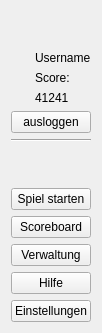
         <widget class="QFrame" name="sidebar">
          <property name="maximumSize">
           <size>
            <width>95</width>
            <height>16777215</height>
           </size>
          </property>
          <layout class="QVBoxLayout" name="verticalLayout">
           <item>
            <spacer name="verticalSpacer">
             <property name="orientation">
              <enum>Qt::Vertical</enum>
             </property>
             <property name="sizeHint" stdset="0">
              <size>
               <width>20</width>
               <height>40</height>
              </size>
             </property>
            </spacer>
           </item>
           <item>
            <layout class="QGridLayout" name="gridUser">
             <item row="0" column="1">
              <widget class="QLabel" name="label">
               <property name="maximumSize">
                <size>
                 <width>16777215</width>
                 <height>50</height>
                </size>
               </property>
               <property name="text">
                <string>Username</string>
               </property>
              </widget>
             </item>
             <item row="2" column="1">
              <widget class="QLabel" name="label_4">
               <property name="maximumSize">
                <size>
                 <width>16777215</width>
                 <height>50</height>
                </size>
               </property>
               <property name="text">
                <string>41241</string>
               </property>
              </widget>
             </item>
             <item row="1" column="1">
              <widget class="QLabel" name="label_2">
               <property name="maximumSize">
                <size>
                 <width>16777215</width>
                 <height>50</height>
                </size>
               </property>
               <property name="text">
                <string>Score:</string>
               </property>
              </widget>
             </item>
             <item row="0" column="0" rowspan="3">
              <widget class="QLabel" name="imgAvatar">
               <property name="maximumSize">
                <size>
                 <width>72</width>
                 <height>72</height>
                </size>
               </property>
               <property name="text">
                <string/>
               </property>
               <property name="pixmap">
                <pixmap resource="src.qrc">:/Facy-Client/images/phAvatar.png</pixmap>
               </property>
               <property name="scaledContents">
                <bool>true</bool>
               </property>
              </widget>
             </item>
            </layout>
           </item>
           <item>
            <widget class="QPushButton" name="btnLogout">
             <property name="text">
              <string>ausloggen</string>
             </property>
            </widget>
           </item>
           <item>
            <widget class="Line" name="line_3">
             <property name="orientation">
              <enum>Qt::Horizontal</enum>
             </property>
            </widget>
           </item>
           <item>
            <spacer name="verticalSpacer_2">
             <property name="orientation">
              <enum>Qt::Vertical</enum>
             </property>
             <property name="sizeHint" stdset="0">
              <size>
               <width>20</width>
               <height>40</height>
              </size>
             </property>
            </spacer>
           </item>
           <item>
            <widget class="QPushButton" name="btnStart">
             <property name="text">
              <string>Spiel starten</string>
             </property>
            </widget>
           </item>
           <item>
            <widget class="QPushButton" name="btnScoreboard">
             <property name="text">
              <string>Scoreboard</string>
             </property>
            </widget>
           </item>
           <item>
            <widget class="QPushButton" name="btnControl">
             <property name="text">
              <string>Verwaltung</string>
             </property>
            </widget>
           </item>
           <item>
            <widget class="QPushButton" name="btnHelp">
             <property name="text">
              <string>Hilfe</string>
             </property>
            </widget>
           </item>
           <item>
            <widget class="QPushButton" name="btnOptions">
             <property name="text">
              <string>Einstellungen</string>
             </property>
            </widget>
           </item>
          </layout>
         </widget>
